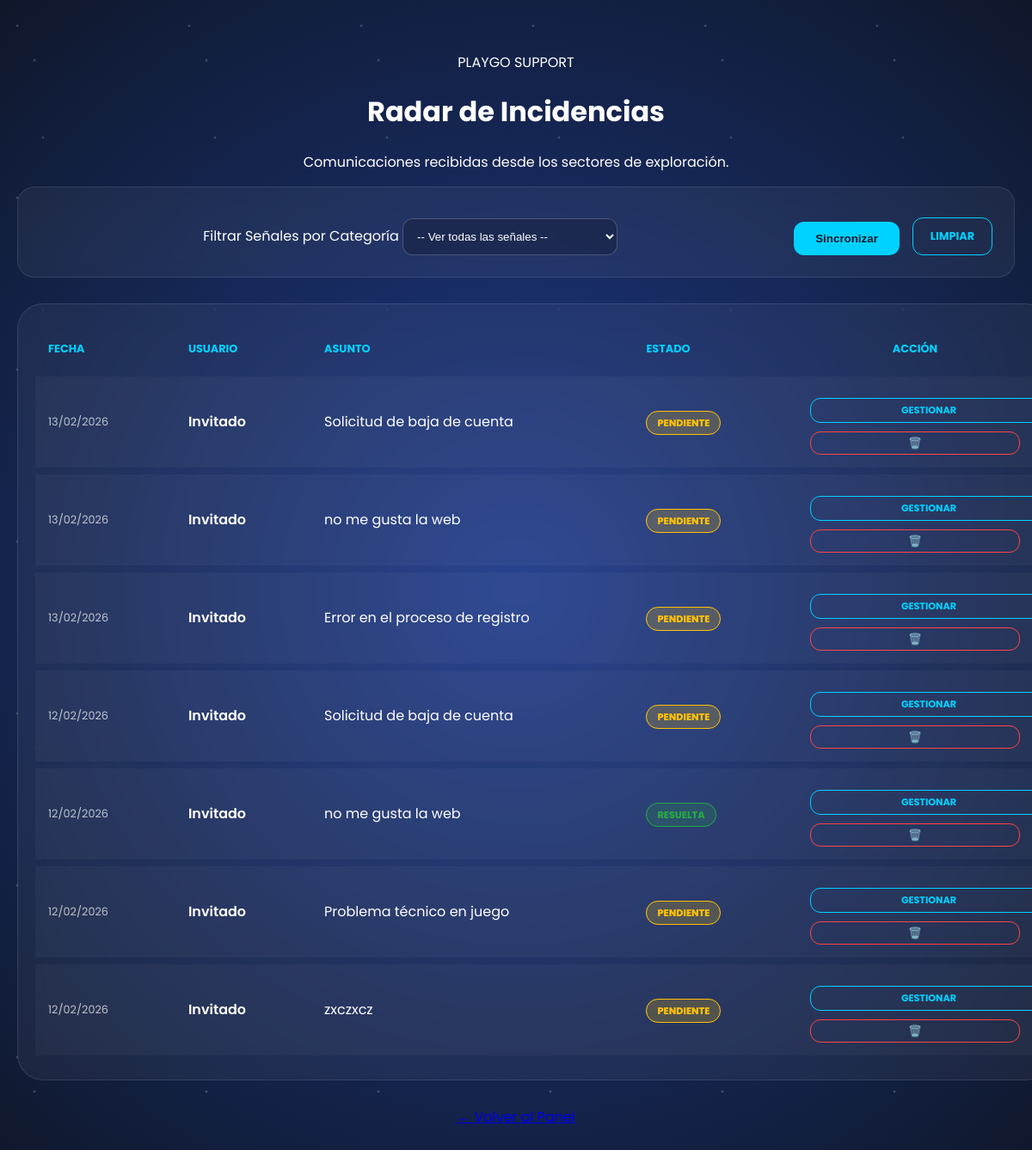
The page /administrador/soporte/listar.php (signed in) on the database its author committed.
### tables this page shows
CREATE TABLE `incidencias` (
  `id_incidencia` int(11) NOT NULL,
  `usuario_id` int(11) DEFAULT NULL,
  `tipo` enum('sugerencia','queja','error_alta_usuario','solicitud_baja_usuario','solicitud_modificacion_usuario','incidencia_juego','fallo_seguridad','error_ranking') NOT NULL,
  `asunto` varchar(150) NOT NULL,
  `mensaje` text NOT NULL,
  `estado` enum('pendiente','resuelta') DEFAULT 'pendiente',
  `fecha_reporte` timestamp NOT NULL DEFAULT current_timestamp()
);

### administrador/soporte/listar.php (the view, shortened to what this page needs)
<?php
require_once "../../configuracion/conexion.php";
$sql = "SELECT i.*, u.nombres as usuario_nombre
        FROM incidencias i
        LEFT JOIN usuario u ON i.usuario_id = u.usuario_id";
$sql .= " ORDER BY i.fecha_reporte DESC";
$res = mysqli_query($conn, $sql);
?>
<!DOCTYPE html>
<html lang="es">
<head>
    <link rel="stylesheet" href="../../assets/css/menu.css">
</head>
<body class="portal-galactico">
    <main class="admin-main">
        <div class="header-panel">
            <div class="logo">PLAY<span>GO</span> SUPPORT</div>
            <h1>Radar de Incidencias</h1>
            <p>Comunicaciones recibidas desde los sectores de exploración.</p>
        </div>
        <form method="GET" class="filtro-consola">
            <div style="flex: 1;">
                <label class="form-label-space">Filtrar Señales por Categoría</label>
                <select name="tipo" class="input-space-select">
                    <option value="">-- Ver todas las señales --</option>
                </select>
            </div>
            <button type="submit" class="btn-filtro">Sincronizar</button>
            <a href="listar.php" class="btn-admin" style="width: auto; padding: 12px 20px;">Limpiar</a>
        </form>
        <div class="card-comando" style="width: 100%; padding: 20px;">
            <table class="table-radar">
                <thead>
                    <tr style="background: transparent; color: #00d2ff; font-size: 0.8rem;">
                        <th>FECHA</th>
                        <th>USUARIO</th>
                        <th>ASUNTO</th>
                        <th>ESTADO</th>
                        <th style="text-align: center;">ACCIÓN</th>
                    </tr>
                </thead>
                <tbody>
                    <?php while($f = mysqli_fetch_assoc($res)): ?>
                    <tr>
                        <td style="font-size: 0.8rem; opacity: 0.7;"><?php echo date('d/m/Y', strtotime($f['fecha_reporte'])); ?></td>
                        <td style="font-weight: 600;"><?php echo $f['usuario_nombre'] ? htmlspecialchars($f['usuario_nombre']) : 'Invitado'; ?></td>
                        <td style="max-width: 200px; overflow: hidden; text-overflow: ellipsis; white-space: nowrap;"><?php echo htmlspecialchars($f['asunto']); ?></td>
                        <td>
                            <span class="badge-status <?php echo $f['estado'] == 'pendiente' ? 'pend' : 'res'; ?>">
                                <?php echo strtoupper($f['estado']); ?>
                            </span>
                        </td>
                        <td style="text-align: center;">
                            <a href="gestion.php?id=<?php echo $f['id_incidencia']; ?>" class="btn-admin" style="padding: 5px 15px; font-size: 0.7rem;">Gestionar</a>
                            <button onclick="confirmarEliminar(<?php echo $f['id_incidencia']; ?>)" class="btn-admin" style="padding: 5px 10px; border-color: #ff4444; color: #ff4444;">🗑️</button>
                        </td>
                    </tr>
                    <?php endwhile; ?>
                </tbody>
            </table>
        </div>
        <div style="margin-top: 30px;">
            <a href="../menu.php" class="btn-logout">← Volver al Panel</a>
        </div>
    </main>
</body>
</html>

### assets/css/menu.css (style rules this page uses)
:root { --playgo-blue: #00d2ff; --playgo-dark: #0f172a; --glass: rgba(255, 255, 255, 0.05); }
body { font-family: 'Poppins', sans-serif; background: radial-gradient(circle at center, #1e3a8a 0%, #0f172a 100%) !important; color: white; min-height: 100vh; margin: 0; overflow-x: hidden; position: relative; }
body::before { content: ""; position: fixed; top: 0; left: 0; width: 100%; height: 100%; background-image: radial-gradient(2px 2px at 20px 30px, #eee, rgba(0,0,0,0)), radial-gradient(2px 2px at 40px 70px, #fff, rgba(0,0,0,0)), radial-gradient(2px 2px at 50px 160px, #ddd, rgba(0,0,0,0)); background-repeat: repeat; background-size: 200px 200px; animation: stars-move 100s linear infinite; opacity: 0.3; z-index: -1; }
.admin-main { max-width: 1200px; margin: 0 auto; padding: 60px 20px; text-align: center; }
.card-comando { background: var(--glass); backdrop-filter: blur(15px); -webkit-backdrop-filter: blur(15px); border: 1px solid rgba(255, 255, 255, 0.1); border-radius: 30px; padding: 40px; transition: all 0.4s cubic-bezier(0.175, 0.885, 0.32, 1.275); }
.btn-admin { display: inline-block; width: 100%; padding: 12px; margin-top: 10px; background: transparent; border: 1px solid var(--playgo-blue); border-radius: 12px; color: var(--playgo-blue); text-decoration: none; font-weight: 700; text-transform: uppercase; font-size: 0.8rem; transition: 0.3s; }

### administrador/soporte/listar.php (style rules this page uses)
.filtro-consola { background: rgba(255, 255, 255, 0.05); backdrop-filter: blur(10px); border: 1px solid rgba(255, 255, 255, 0.1); border-radius: 20px; padding: 25px; margin-bottom: 30px; display: flex; gap: 15px; align-items: flex-end; flex-wrap: wrap; }
.input-space-select { flex: 1; min-width: 250px; background: rgba(0, 0, 0, 0.2); border: 1px solid rgba(255, 255, 255, 0.2); color: white; padding: 12px; border-radius: 12px; outline: none; }
.btn-filtro { background: #00d2ff; color: #0f172a; border: none; padding: 12px 25px; border-radius: 12px; font-weight: 700; cursor: pointer; }
.table-radar { width: 100%; border-collapse: separate; border-spacing: 0 8px; }
.table-radar tr { background: rgba(255, 255, 255, 0.03); transition: 0.3s; }
.table-radar td, .table-radar th { padding: 15px; text-align: left; }
.badge-status { padding: 5px 12px; border-radius: 20px; font-size: 0.7rem; font-weight: 800; }
.pend { background: rgba(255, 193, 7, 0.2); color: #ffc107; border: 1px solid #ffc107; }
.res { background: rgba(40, 167, 69, 0.2); color: #28a745; border: 1px solid #28a745; }

### rows shown on the page
incidencias: fecha_reporte "13/02/2026", asunto "Solicitud de baja de cuenta", estado "PENDIENTE"
incidencias: fecha_reporte "13/02/2026", asunto "no me gusta la web", estado "PENDIENTE"
incidencias: fecha_reporte "13/02/2026", asunto "Error en el proceso de registro", estado "PENDIENTE"
incidencias: fecha_reporte "12/02/2026", asunto "Solicitud de baja de cuenta", estado "PENDIENTE"
incidencias: fecha_reporte "12/02/2026", asunto "no me gusta la web", estado "RESUELTA"
incidencias: fecha_reporte "12/02/2026", asunto "Problema técnico en juego", estado "PENDIENTE"
incidencias: fecha_reporte "12/02/2026", asunto "zxczxcz", estado "PENDIENTE"
